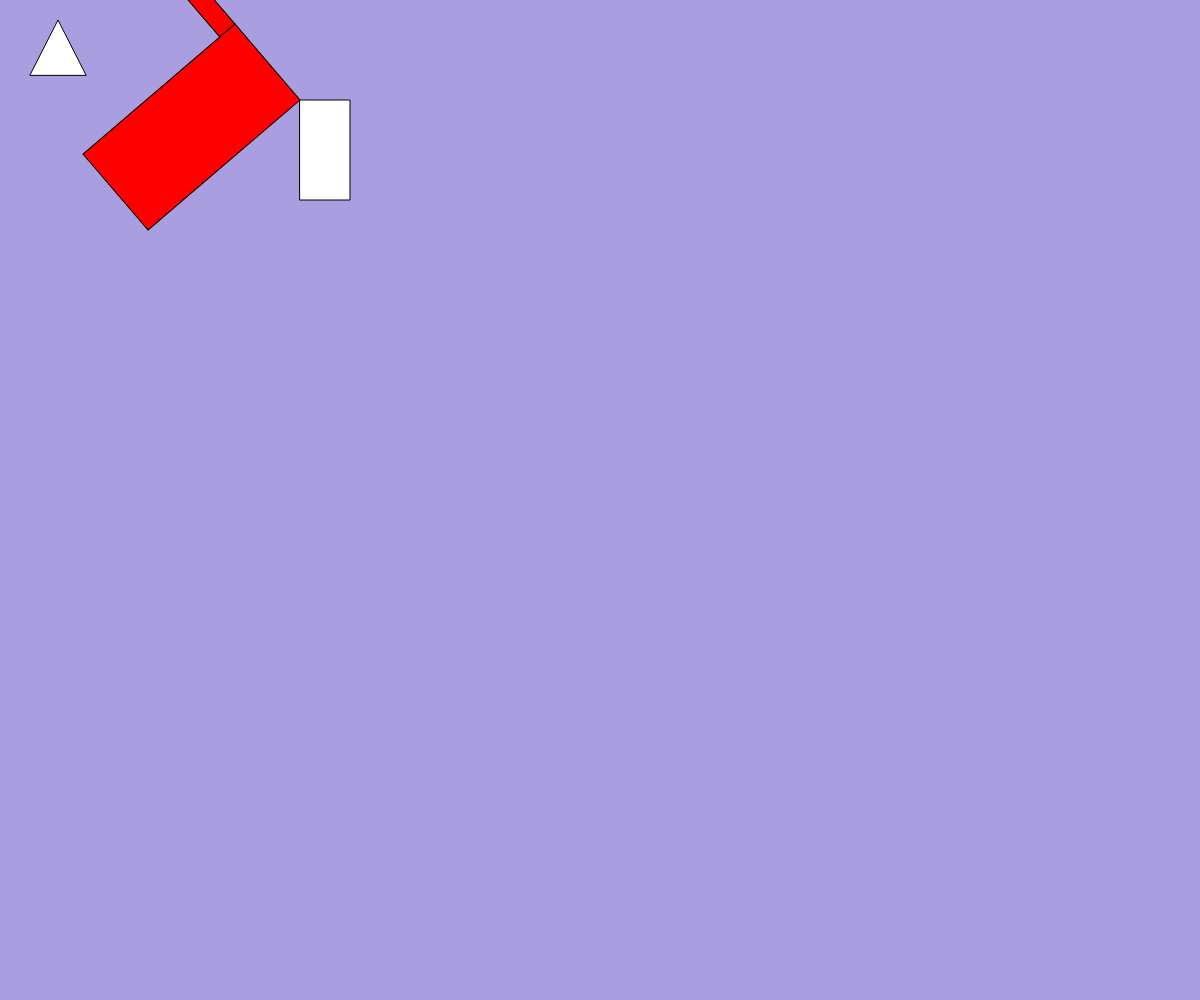
Frame 1 (no input)
Frame 60 (no input): identical to frame 1, image omitted
Frame 120 (the mouse pressed at the canvas centre since frame 60): identical to frame 1, image omitted

The p5.js sketch that drew this single still picture (run headless with seeded random() and noise() and a simulated clock; from frame 60 on, the mouse is pressed at the canvas centre):

// p5.js sketch
// ── sketch.js
function setup() {
  createCanvas(windowWidth, windowHeight);
  background(169,158,223);

  rect(300,100,50,100);
  triangle(30, 75, 58, 20, 86, 75);

  push();
  fill(255,0,0);
  translate(300, 100);
  rotate(15);
  rect(0,100,20,100);
  rect(0,0,200,100);
  pop();
}

  function old_setup(){
  rect(10,10,200,100,20,20);
  ellipse(100, 300, 140, 100);

  let rectX = 400;
  let rectY = 250;
  let rectH = 100;
  let rectW = 2 * rectH;
  
  strokeWeight(5);
  fill(94,80,248);
  stroke("#E2C7D4");
  rect(rectX,rectY,rectW,rectH);

  fill(226,220,245);
  stroke(191, 104, 190);
  ellipse(rectX + rectW/2,rectY + rectW/2,rectW,rectH);
  triangle(30, 75, 58, 20, 86, 75);
  
}

function draw() {
}
